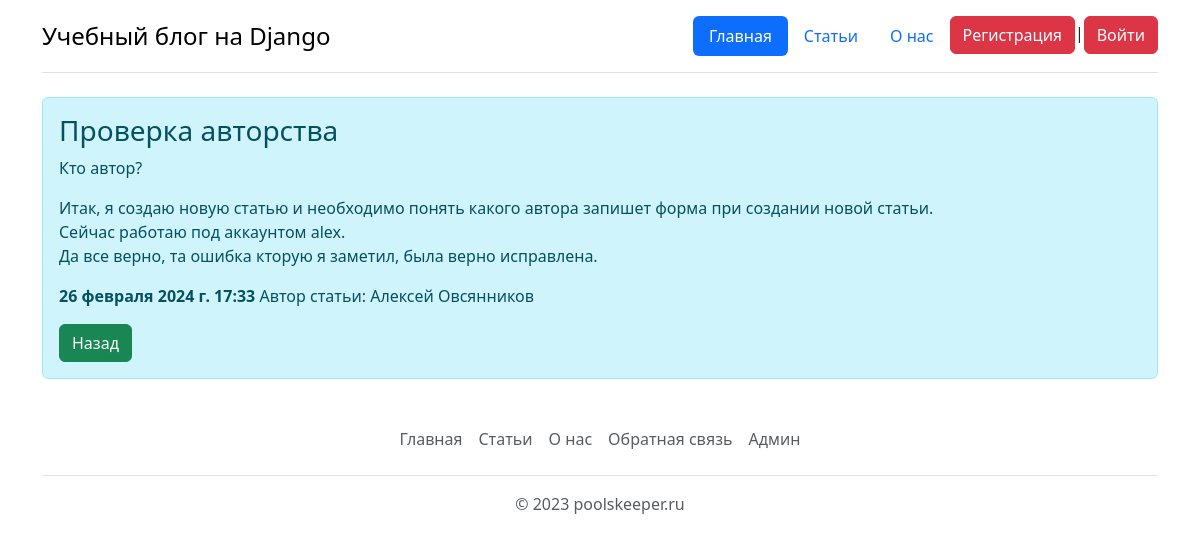
The page /detail/51 on the database its author committed.
### main/models.py (models this page shows, shortened)
class Article(models.Model):
    id = models.AutoField('id', primary_key=True)
    title = models.CharField('Заголовок', max_length=100, null=False)
    intro = models.CharField('Анонс', max_length=300, null=False)
    text = models.TextField('Статья', null=False)
    slag = models.CharField('slug', max_length=100, null=False)
    date = models.DateTimeField('Время', default=timezone.now())
    author = models.ForeignKey(User, verbose_name='Автор статьи', on_delete=models.CASCADE)
    class Meta:
        verbose_name = 'Статья'
        verbose_name_plural = 'Статьи'

### main/views.py (the view)
# urls.py: path('detail/<int:id>', views.detail, name='detail'),
def detail(request, id):
    article = Article.objects.get(pk=id)
    context = {
        'title': article.title,
        'article': article,
    }
    return render(request, 'main/detail.html', context=context)

### main/templates/main/detail.html (shortened to what this page needs)
{% extends 'main/base.html' %}
{% block body %}
            <div class="alert alert-info mt-2" >
                <h3>{{ article.title }}</h3>
                <p>{{ article.intro }}</p>
                <p>{{ article.text|linebreaks }}</p>
                <p><b>{{ article.date }} </b>Автор статьи:
                    {% if article.author.first_name %}
                    {{article.author.first_name}}
                    {{article.author.last_name}}
                    {% else %}
                    {{article.author}}
                    {% endif %}
                </p>
                <a  onclick="javascript:history.back(); return false;" class="btn btn-success">Назад</a>
            </div>
{% endblock %}

### rows shown on the page
Article: title "Проверка авторства", intro "Кто автор?", text "Итак, я создаю новую статью и необходимо понять какого автора запишет форма при создании новой статьи. Сейчас работаю под аккаунтом alex. Да все верно, та ошибка кторую я заметил, была верно исправлена.", date "26 февраля 2024 г. 17:33", author.first_name "Алексей", author.last_name "Овсянников"
